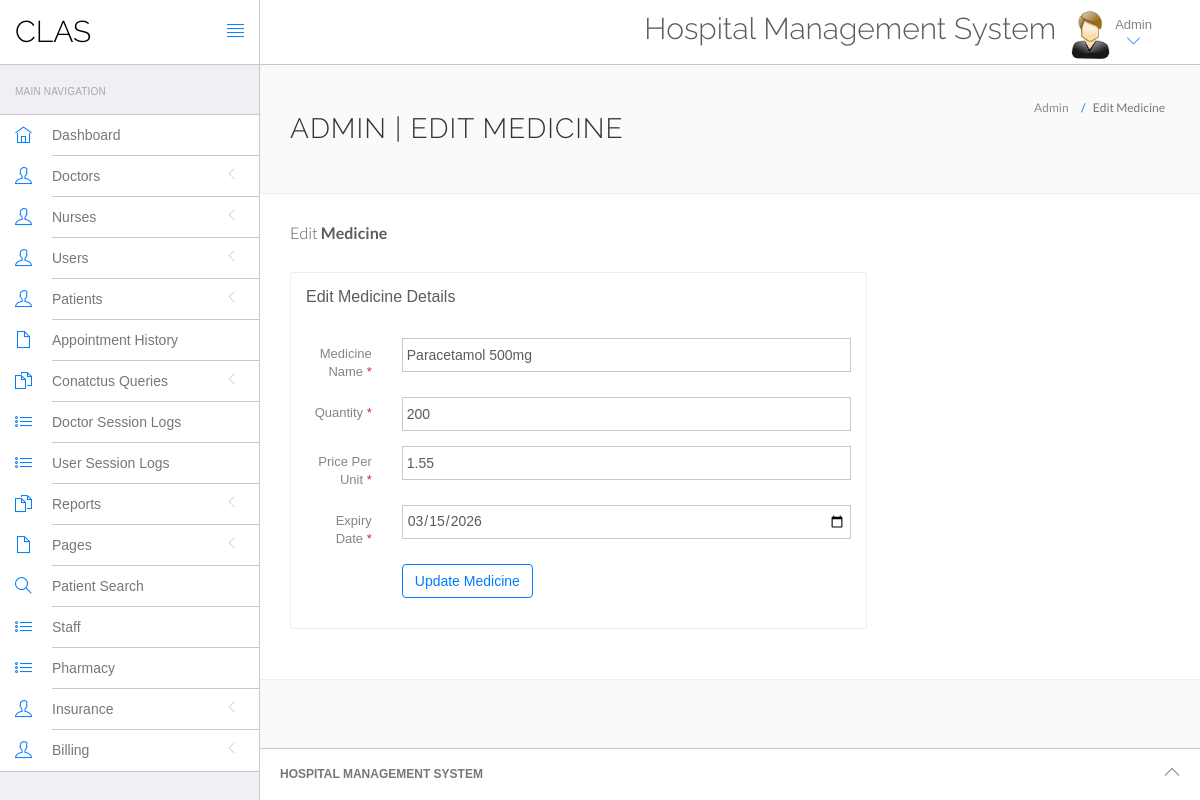
The page /clas/admin/edit-medicine.php?id=1 (signed in) on the database its author committed.
### tables this page shows
CREATE TABLE `pharmacy` (
  `id` int(11) NOT NULL,
  `medicine_name` varchar(100) DEFAULT NULL,
  `quantity` int(11) DEFAULT NULL,
  `price_per_unit` decimal(10,2) DEFAULT NULL,
  `expiry_date` date DEFAULT NULL,
  `update_date` timestamp NOT NULL DEFAULT current_timestamp() ON UPDATE current_timestamp()
);

### clas/admin/edit-medicine.php (the view, shortened to what this page needs)
<?php
include('include/config.php');
if (strlen($_SESSION['id'] == 0)) {
    header('location:logout.php');
} else {
    ?>
    <!DOCTYPE html>
    <html lang="en">
    <head>
        <link rel="stylesheet" href="vendor/bootstrap/css/bootstrap.min.css">
        <link rel="stylesheet" href="vendor/fontawesome/css/font-awesome.min.css">
        <link rel="stylesheet" href="vendor/themify-icons/themify-icons.min.css">
        <link href="vendor/animate.css/animate.min.css" rel="stylesheet" media="screen">
        <link href="vendor/perfect-scrollbar/perfect-scrollbar.min.css" rel="stylesheet" media="screen">
        <link href="vendor/switchery/switchery.min.css" rel="stylesheet" media="screen">
        <link href="vendor/bootstrap-touchspin/jquery.bootstrap-touchspin.min.css" rel="stylesheet" media="screen">
        <link href="vendor/select2/select2.min.css" rel="stylesheet" media="screen">
        <link href="vendor/bootstrap-datepicker/bootstrap-datepicker3.standalone.min.css" rel="stylesheet"
              media="screen">
        <link href="vendor/bootstrap-timepicker/bootstrap-timepicker.min.css" rel="stylesheet" media="screen">
        <link rel="stylesheet" href="assets/css/styles.css">
        <link rel="stylesheet" href="assets/css/plugins.css">
        <link rel="stylesheet" href="assets/css/themes/theme-1.css" id="skin_color"/>
    </head>
    <body>
    <div id="app">
        <?php include('include/sidebar.php'); ?>
        <div class="app-content">
            <?php include('include/header.php'); ?>
            <div class="main-content">
                <div class="wrap-content container" id="container">
                    <section id="page-title">
                        <div class="row">
                            <div class="col-sm-8">
                                <h1 class="mainTitle">Admin | Edit Medicine</h1>
                            </div>
                            <ol class="breadcrumb">
                                <li>
                                    <span>Admin</span>
                                </li>
                                <li class="active">
                                    <span>Edit Medicine</span>
                                </li>
                            </ol>
                        </div>
                    </section>
                    <div class="container-fluid container-fullw bg-white">
                        <div class="row">
                            <div class="col-md-12">
                                <h5 class="over-title margin-bottom-15">Edit <span class="text-bold">Medicine</span></h5>
                                <div class="row margin-top-30">
                                    <div class="col-lg-8 col-md-12">
                                        <div class="panel panel-white">
                                            <div class="panel-heading">
                                                <h5 class="panel-title">Edit Medicine Details</h5>
                                            </div>
                                            <div class="panel-body">
                                                <form role="form" name="editmedicine" method="post" class="form-horizontal">
                                                    <?php
                                                    $medicineId = $_GET['id'];
                                                    $sql = mysqli_query($con, "select * from pharmacy where id='$medicineId'");
                                                    while ($row = mysqli_fetch_array($sql)) {
                                                        ?>
                                                        <div class="form-group">
                                                            <label class="col-sm-2 control-label">Medicine Name <span
                                                                    class="text-red">*</span></label>
                                                            <div class="col-sm-10">
                                                                <input type="text" name="medicine_name"
                                                                       class="form-control"
                                                                       value="<?php echo $row['medicine_name']; ?>"
                                                                       required="true">
                                                            </div>
                                                        </div>
                                                        <div class="form-group">
                                                            <label class="col-sm-2 control-label">Quantity <span
                                                                    class="text-red">*</span></label>
                                                            <div class="col-sm-10">
                                                                <input type="number" name="quantity"
                                                                       class="form-control"
                                                                       value="<?php echo $row['quantity']; ?>"
                                                                       required="true">
                                                            </div>
                                                        </div>
                                                        <div class="form-group">
                                                            <label class="col-sm-2 control-label">Price Per Unit <span
                                                                    class="text-red">*</span></label>
                                                            <div class="col-sm-10">
                                                                <input type="text" name="price_per_unit"
                                                                       class="form-control"
                                                                       value="<?php echo $row['price_per_unit']; ?>"
                                                                       required="true">
                                                            </div>
                                                        </div>
                                                        <div class="form-group">
                                                            <label class="col-sm-2 control-label">Expiry Date <span
                                                                    class="text-red">*</span></label>
                                                            <div class="col-sm-10">
                                                                <input type="date" name="expiry_date"
                                                                       class="form-control"
                                                                       value="<?php echo $row['expiry_date']; ?>"
                                                                       required="true">
                                                            </div>
                                                        </div>
                                                    <?php } ?>
                                                    <div class="form-group">
                                                        <div class="col-sm-offset-2 col-sm-10">
                                                            <button type="submit" name="submit" class="btn btn-o btn-primary">
                                                                Update Medicine
                                                            </button>
                                                        </div>
                                                    </div>
                                                </form>
                                            </div>
                                        </div>
                                    </div>
                                </div>
                            </div>
                        </div>
                    </div>
                </div>
            </div>
        </div>
        <?php include('include/footer.php'); ?>
    </div>
    </body>
    </html>
<?php } ?>

### clas/admin/assets/css/themes/theme-1.css (style rules this page uses)
body { background: #FAFAFA; }

### rows shown on the page
pharmacy: medicine_name "Paracetamol 500mg", quantity "200", price_per_unit "1.55", expiry_date "03/15/2026"
